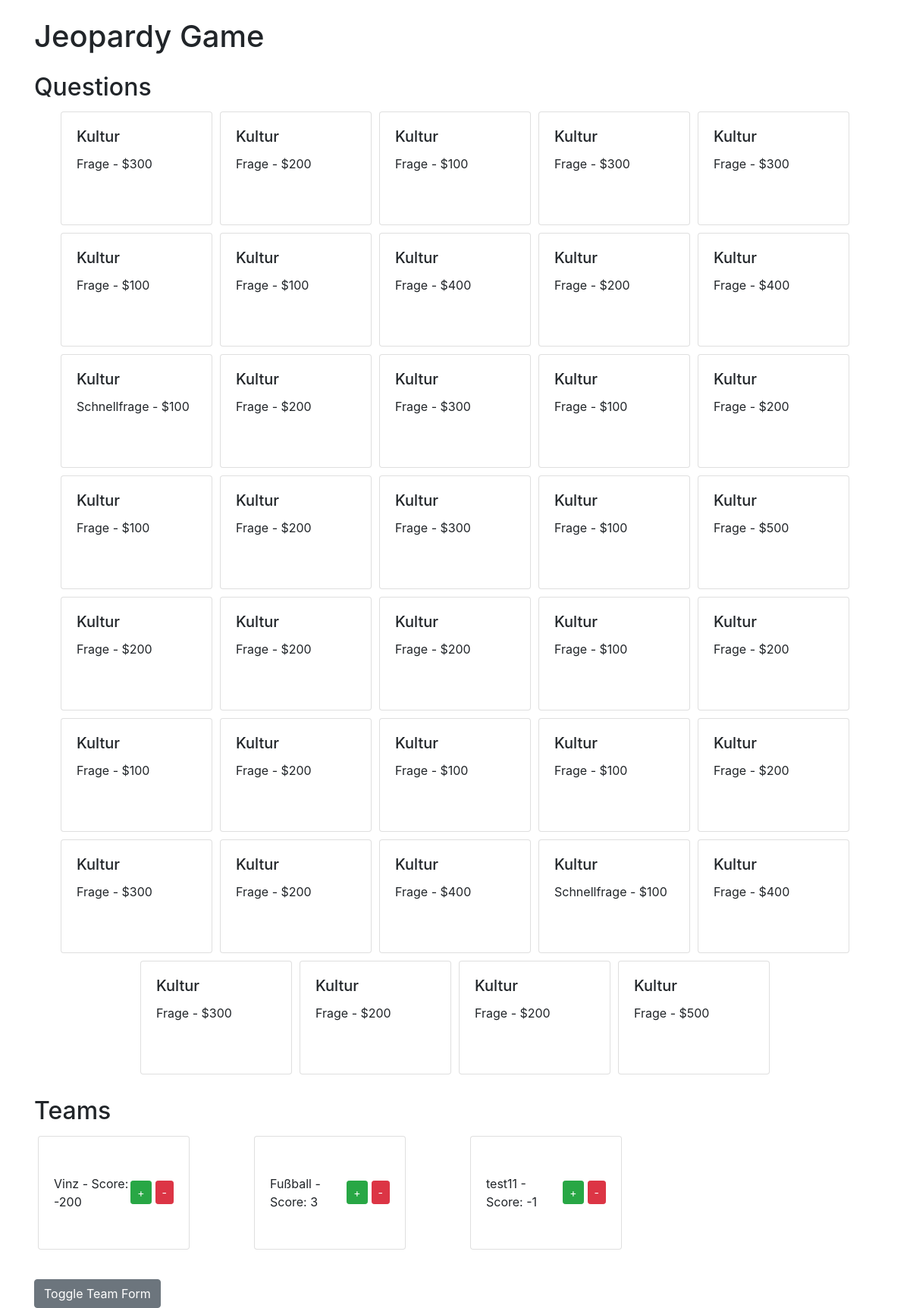
Before: / with the older database file.
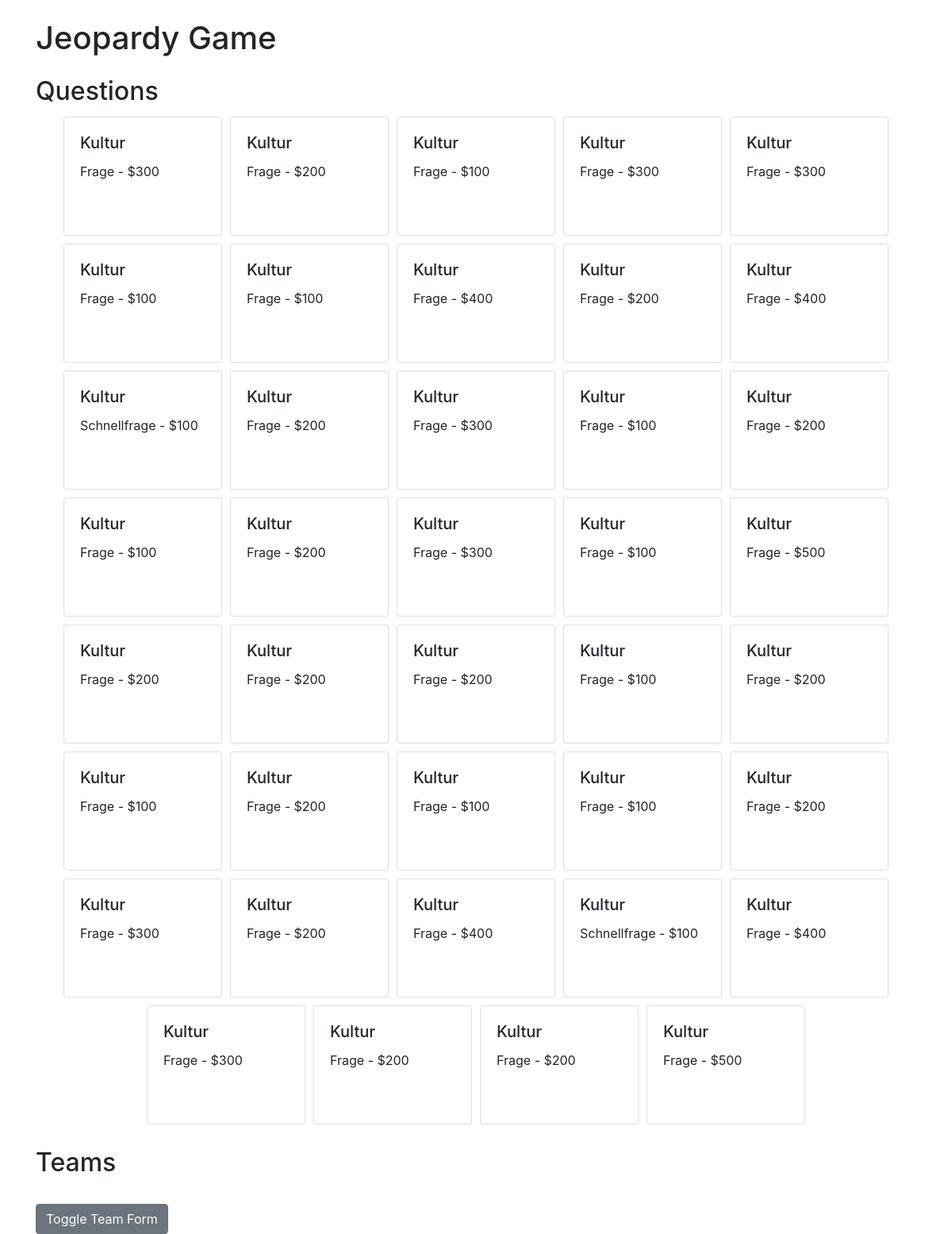
After: the same page with the newer database file.
### tables this page shows
CREATE TABLE questions (
            ID INTEGER PRIMARY KEY AUTOINCREMENT,
            question TEXT NOT NULL,
            answer TEXT NOT NULL,
            category TEXT,
            type TEXT,
            points INTEGER
        );

CREATE TABLE teams (
                team_id INTEGER PRIMARY KEY AUTOINCREMENT,
                name TEXT NOT NULL,
                score INTEGER DEFAULT 0
                );

### app.py (the view)
@app.route('/')
def index():
    questions = dao.get_questions_by_category(session_id, category="Kultur")
    teams = dao.get_teams()
    return render_template('index.html', questions=questions, teams=teams)

### database_access.py (called while the page is built)
    def get_db_connection(self):
        try:
            conn = sqlite3.connect(self.dbfile, check_same_thread=False)
            cursor = conn.cursor()
            cursor.row_factory = sqlite3.Row
            return conn, cursor
        except sqlite3.Error as err:
            error_handler(err,traceback.format_exc())

    def get_questions_by_category(self, session_id, category) -> list:
        try:
            conn, cursor = self.get_db_connection()
            sql = """SELECT q.*
                FROM questions q
                LEFT JOIN sessions sq
                ON q.id = sq.question_id AND sq.session_id = ?
                WHERE q.category = ?
                AND sq.question_id IS NULL"""
            questions =cursor.execute(sql, (session_id, category)).fetchall()
            conn.close()
            return questions
        except sqlite3.Error as err:
            error_handler(err,traceback.format_exc())

    def get_teams(self) -> list:
        try:
            conn, cursor = self.get_db_connection()
            teams = cursor.execute('SELECT * FROM teams').fetchall()
            conn.close()
            return teams
        except sqlite3.Error as err:
            error_handler(err,traceback.format_exc())

### templates/index.html (shortened to what this page needs)
<!DOCTYPE html>
<html lang="en">
<head>
    <link rel="stylesheet" href="https://stackpath.bootstrapcdn.com/bootstrap/4.5.2/css/bootstrap.min.css">
</head>
<body>
    <div class="container">
        <h1 class="my-4">Jeopardy Game</h1>
        <div class="row">
            <div class="col-md-12">
                <h2>Questions</h2>
                <div class="d-flex flex-wrap justify-content-center">
                    {% for question in questions %}
                        <div class="card question-card" onclick="selectQuestion({{ question.id }})">
                            <div class="card-body">
                                <h5 class="card-title">{{ question.category }}</h5>
                                <p class="card-text">{{ question.type }} - ${{ question.points }}</p>
                            </div>
                        </div>
                    {% endfor %}
                </div>
            </div>
        </div>
        <div class="row mt-4">
            <div class="col-md-12">
                <h2>Teams</h2>
                <div class="row">
                    {% for team in teams %}
                        <div class="col-md-3">
                            <div class="card team-card">
                                <div class="card-body team-card-body">
                                    <span>{{ team.name }} - Score: {{ team.score }}</span>
                                    <div class="team-controls">
                                        <button class="btn btn-success btn-sm" onclick="updateScore({{ team.id }}, {{ team.score }}, 1, 'add')">+</button>
                                        <button class="btn btn-danger btn-sm" onclick="updateScore({{ team.id }}, {{ team.score }}, 1, 'subtract')">-</button>
                                    </div>
                                </div>
                            </div>
                        </div>
                    {% endfor %}
                </div>
                <button class="btn btn-secondary mt-4" onclick="toggleTeamForm()">Toggle Team Form</button>
            </div>
        </div>
    </div>
</body>
</html>

### templates/index.html (style rules this page uses)
.question-card { cursor: pointer; }
.card { margin: 5px; height: 150px; width: 200px; }

Changed rows visible on the page:
removed teams: name "Vinz", score "-200"
removed teams: name "Fußball", score "3"
removed teams: name "test11", score "-1"
